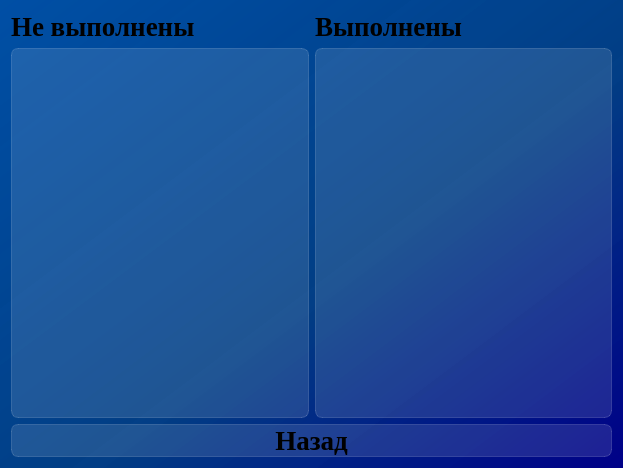
<?xml version="1.0" encoding="UTF-8"?>
<ui version="4.0">
 <class>Dialog_list_achievements</class>
 <widget class="QDialog" name="Dialog_list_achievements">
  <property name="geometry">
   <rect>
    <x>0</x>
    <y>0</y>
    <width>623</width>
    <height>468</height>
   </rect>
  </property>
  <property name="windowTitle">
   <string>Достижения</string>
  </property>
  <property name="styleSheet">
   <string notr="true">background-color: qlineargradient(spread:pad, x1:1, y1:1, x2:0, y2:0, stop:0 rgba(0, 0, 135, 255), stop:0.427447 rgba(0, 61, 132, 235), stop:1 rgba(0, 79, 165, 255));
font-family: Liberation Serif;
</string>
  </property>
  <layout class="QVBoxLayout" name="verticalLayout">
   <item>
    <layout class="QHBoxLayout" name="horizontalLayout_labels">
     <item>
      <widget class="QLabel" name="label_not_done">
       <property name="styleSheet">
        <string notr="true">text-align: center;
font-weight: bold;
font-size: 20pt;
background-color: none;
border: none;</string>
       </property>
       <property name="text">
        <string>Не выполнены</string>
       </property>
      </widget>
     </item>
     <item>
      <widget class="QLabel" name="label_done">
       <property name="styleSheet">
        <string notr="true">text-align: center;
font-weight: bold;
font-size: 20pt;
background-color: none;
border: none;</string>
       </property>
       <property name="text">
        <string>Выполнены</string>
       </property>
      </widget>
     </item>
    </layout>
   </item>
   <item>
    <layout class="QHBoxLayout" name="horizontalLayout_lists">
     <item>
      <widget class="QListWidget" name="listWidget_not_done">
       <property name="styleSheet">
        <string notr="true">QListView {
font-weight: bold;
font-size: 20pt;
background-color: rgba(255, 255, 255, 30);
border: 1px solid rgba(255, 255, 255, 40);
border-radius: 7px;
}

QListView::item:selected {
border: none;
color: rgb(255, 255, 255);
background-color: rgba(255, 255, 255, 50);
}</string>
       </property>
      </widget>
     </item>
     <item>
      <widget class="QListWidget" name="listWidget_done">
       <property name="styleSheet">
        <string notr="true">QListView {
font-weight: bold;
font-size: 20pt;
background-color: rgba(255, 255, 255, 30);
border: 1px solid rgba(255, 255, 255, 40);
border-radius: 7px;
}

QListView::item:selected {
border: none;
color: rgb(255, 255, 255);
background-color: rgba(255, 255, 255, 50);
}</string>
       </property>
      </widget>
     </item>
    </layout>
   </item>
   <item>
    <widget class="QPushButton" name="pushButton_back">
     <property name="styleSheet">
      <string notr="true">QPushButton {
font-weight: bold;
font-size: 20pt;
text-align: center;
background-color: rgba(255, 255, 255, 30);
border: 1px solid rgba(255, 255, 255, 40);
border-radius: 7px;
}

QPushButton:hover {
background-color: rgba(255, 255, 255, 40);
}
QPushButton:pressed {
background-color: rgba(255, 255, 255, 70);
}</string>
     </property>
     <property name="text">
      <string>Назад</string>
     </property>
    </widget>
   </item>
  </layout>
 </widget>
 <resources/>
 <connections/>
</ui>
